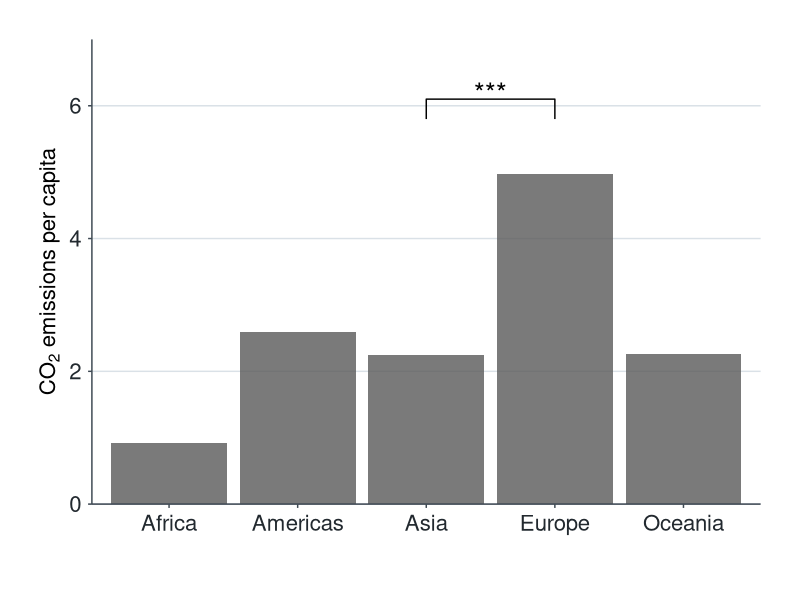

This chart was generated by the following R code:
library(tidyverse)

world_bank_countries <- read_csv("data/world_bank_countries.csv")


plot <- world_bank_countries %>% 
  filter(year == 2017) %>% 
  ggplot(aes(x = continent, y = co2_emissions_tons_per_capita)) +
  stat_summary(geom = "bar", fun = "mean", alpha = .8) +
  stat_summary(geom = "errorbar", fun.data = "mean_cl_normal", width = .2) +
  scale_y_continuous(limits = c(0, 7), expand = c(0, 0)) +
  labs(
    x = "",
    y = expression(paste(CO[2], " emissions per capita")) 
  ) +
  theme(
    plot.title = element_text(size = 20,
                              face = "bold",
                              margin = margin(b = 35)),
    plot.margin = unit(rep(1, 4), "cm"),
    axis.text = element_text(size = 16, color = "#22292F"),
    axis.title = element_text(size = 16),
    axis.text.y = element_text(margin = margin(r = 5)),
    axis.text.x = element_text(margin = margin(t = 5)),
    plot.caption = element_text(size = 12, 
                                face = "italic",
                                color = "#606F7B",
                                margin = margin(t = 15)),
    axis.line = element_line(color = "#3D4852"),
    axis.ticks = element_line(color = "#3D4852"),
    panel.background = element_blank(),
    panel.grid.major.y = element_line(color = "#DAE1E7"),
    panel.grid.major.x = element_blank(),
    panel.grid.minor.y = element_blank()
  ) 

p_value_one <- tibble(
  x = c("Asia", "Asia", "Europe", "Europe"),
  y = c(5.8, 6.1, 6.1, 5.8)
)

plot +
  geom_line(data = p_value_one,
            aes(x = x, y = y, group = 1)) +
  annotate("text", x = 3.5, y = 6.2,
           label = "***",
           size = 7)

# https://github.com/const-ae/ggsignif
